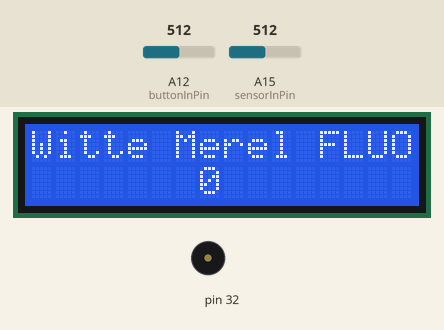
This sketch was run on a simulated Arduino Mega 2560, built with avr-gcc and run on an emulated ATmega2560. Parts: 16×2 character LCD, buzzer (waves = sounding). The test bench sets the inputs (shaded band); at power-on: A12 (buttonInPin) = 512, A15 (sensorInPin) = 512. What the sketch prints to the serial monitor is not drawn.

Above: at 1.2 s.
1.3 s: A12 (buttonInPin) set to 1010
At 1.9 s:
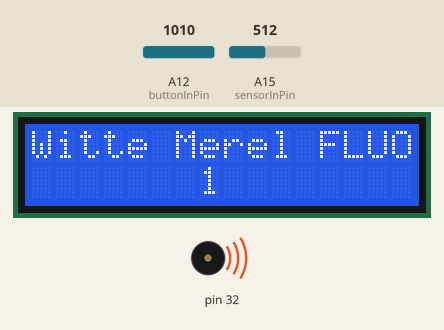
At 3.4 s:
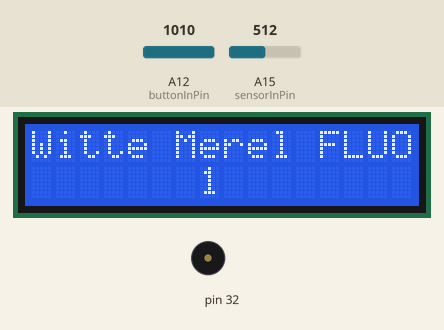
Timing chart, 0 to 4.9 s (numbered marks = the images above; inputs shaded):
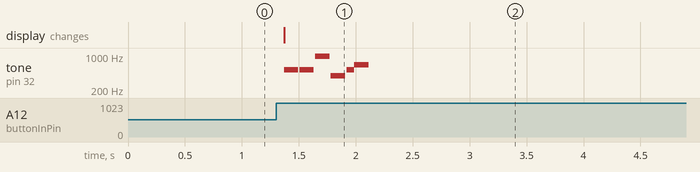

The sketch:

Witte_Merel_Verkeer2.ino
```cpp
#include <LiquidCrystal.h>
LiquidCrystal lcd(8, 9, 4, 5, 6, 7);


#define NOTE_B0  31
#define NOTE_C1  33
#define NOTE_CS1 35
#define NOTE_D1  37
#define NOTE_DS1 39
#define NOTE_E1  41
#define NOTE_F1  44
#define NOTE_FS1 46
#define NOTE_G1  49
#define NOTE_GS1 52
#define NOTE_A1  55
#define NOTE_AS1 58
#define NOTE_B1  62
#define NOTE_C2  65
#define NOTE_CS2 69
#define NOTE_D2  73
#define NOTE_DS2 78
#define NOTE_E2  82
#define NOTE_F2  87
#define NOTE_FS2 93
#define NOTE_G2  98
#define NOTE_GS2 104
#define NOTE_A2  110
#define NOTE_AS2 117
#define NOTE_B2  123
#define NOTE_C3  131
#define NOTE_CS3 139
#define NOTE_D3  147
#define NOTE_DS3 156
#define NOTE_E3  165
#define NOTE_F3  175
#define NOTE_FS3 185
#define NOTE_G3  196
#define NOTE_GS3 208
#define NOTE_A3  220
#define NOTE_AS3 233
#define NOTE_B3  247
#define NOTE_C4  262
#define NOTE_CS4 277
#define NOTE_D4  294
#define NOTE_DS4 311
#define NOTE_E4  330
#define NOTE_F4  349
#define NOTE_FS4 370
#define NOTE_G4  392
#define NOTE_GS4 415
#define NOTE_A4  440
#define NOTE_AS4 466
#define NOTE_B4  494
#define NOTE_C5  523
#define NOTE_CS5 554
#define NOTE_D5  587
#define NOTE_DS5 622
#define NOTE_E5  659
#define NOTE_F5  698
#define NOTE_FS5 740
#define NOTE_G5  784
#define NOTE_GS5 831
#define NOTE_A5  880
#define NOTE_AS5 932
#define NOTE_B5  988
#define NOTE_C6  1047
#define NOTE_CS6 1109
#define NOTE_D6  1175
#define NOTE_DS6 1245
#define NOTE_E6  1319
#define NOTE_F6  1397
#define NOTE_FS6 1480
#define NOTE_G6  1568
#define NOTE_GS6 1661
#define NOTE_A6  1760
#define NOTE_AS6 1865
#define NOTE_B6  1976
#define NOTE_C7  2093
#define NOTE_CS7 2217
#define NOTE_D7  2349
#define NOTE_DS7 2489
#define NOTE_E7  2637
#define NOTE_F7  2794
#define NOTE_FS7 2960
#define NOTE_G7  3136
#define NOTE_GS7 3322
#define NOTE_A7  3520
#define NOTE_AS7 3729
#define NOTE_B7  3951
#define NOTE_C8  4186
#define NOTE_CS8 4435
#define NOTE_D8  4699
#define NOTE_DS8 4978


//int melody[] = {NOTE_C5, NOTE_D5,NOTE_E5, NOTE_A5, 0,NOTE_F5, NOTE_A5, 0};
//int noteDurations[] = {8, 8, 8, 4,16,8,2,16 };

int melody[] = {NOTE_C5, NOTE_C5, NOTE_B5, NOTE_G4, NOTE_C5, NOTE_E5 };
int noteDurations[] = {8, 8, 8, 8, 16,8 };

int isClose = 0;
int isPusehedIn = 0;
int doPlay = 0;
int buttonState = 0;

const int sensorInPin = A15;
const int buttonInPin = A12;

int teller = 0;

void setup() {

  Serial.begin(9600);

  lcd.begin(16, 2);
  lcd.print("Witte Merel FLUO");

  lcd.setCursor(7, 1);
  lcd.print(0);

  pinMode(12, INPUT);
  //pinMode(13, INPUT);
}

void loop() {
  // read the sensor:
  int sensorReading = analogRead(sensorInPin);
  int buttonReading = analogRead(buttonInPin);


   doPlay = 0;

  if (buttonReading > 1000) {
    if (isPusehedIn == 0){
      isPusehedIn = 1;
      doPlay = 1;
    }
  }else{
    isPusehedIn = 0;
  }

  //if (sensorReading > 400){
   // if (isClose == 0){
   //   isClose = 1;
   //   doPlay = 1;
   // }
  //}else{
  //  isClose = 0;
 // }

 // print the sensor reading so you know its range
  Serial.println(sensorReading);

  if (doPlay > 0){

    Serial.println(1);

    teller++;
    if (teller > 10000){
      teller = 10000;
    }

    int cursorPos = 7;
    if (teller>99) {cursorPos = 6;}
    if (teller>9999) {cursorPos = 5;}

    lcd.setCursor(cursorPos, 1);
    lcd.print(teller);

     for (int thisNote = 0; thisNote < 6; thisNote++) {
       int noteDuration = 1000/noteDurations[thisNote];

      // noteDuration = 10;
       tone(32, melody[thisNote],noteDuration);

       int pauseBetweenNotes = noteDuration * 1.10;
       delay(pauseBetweenNotes);

       noTone(32);
     }

     //delay(100);
  }

  delay(100);


}
```

Measured:
- after the input at 1.3 s, tone on pin 32: plays 523 Hz for 0.13 s, 523 Hz for 0.13 s, 988 Hz for 0.13 s, 392 Hz for 0.13 s, 523 Hz for 0.07 s, 659 Hz for 0.13 s, starting after 0.07 s; the display: changes after 0.07 s (image 1)
